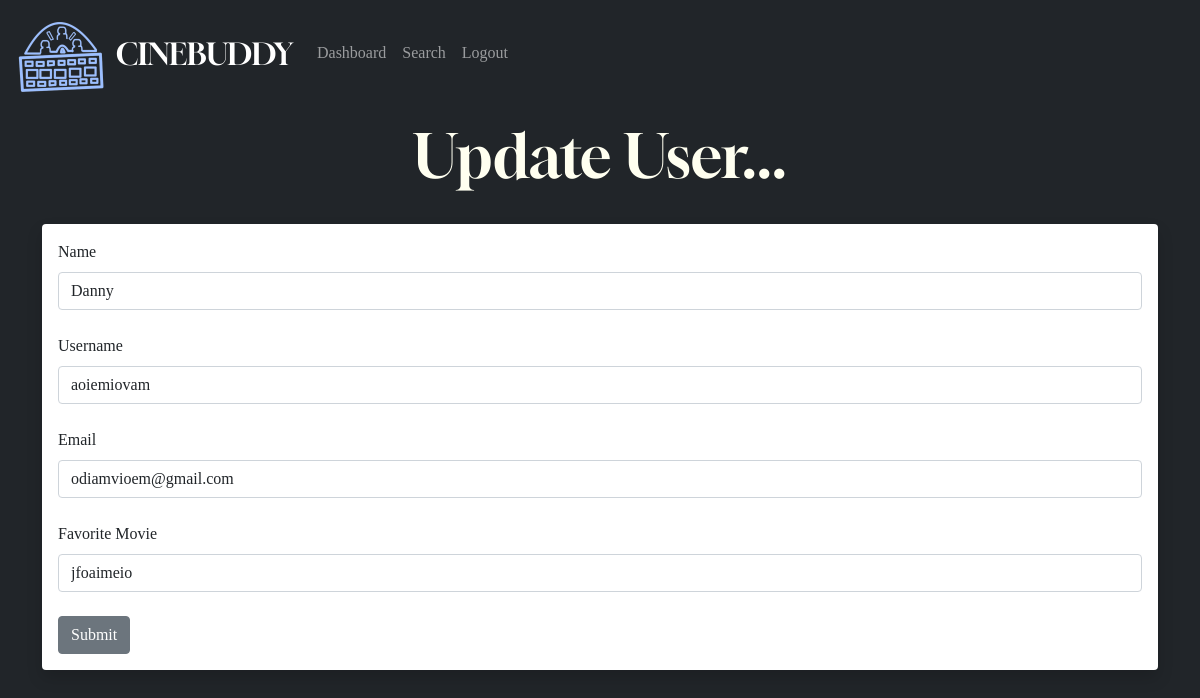
The page /update/2 (signed in) on the database its author committed.
### app.py (models this page shows, shortened)
class Users(db.Model, UserMixin):
    id = db.Column(db.Integer, primary_key=True)
    username = db.Column(db.String(20), nullable=False, unique=True)
    name = db.Column(db.String(200), nullable=False)
    email = db.Column(db.String(120), nullable=False, unique=True)
    favorite_movie = db.Column(db.String(120))
    about_author = db.Column(db.Text(), nullable=True)
    date_added = db.Column(db.DateTime, default=datetime.utcnow)
    profile_pic = db.Column(db.String(), nullable=True)
    password_hash = db.Column(db.String(128))
    posts = db.relationship('Posts', backref='poster')
    @property
    def password(self):
        raise AttributeError('password is not a readable attribute!')

### app.py (the view)
@app.route('/update/<int:id>', methods=['GET', 'POST'])
@login_required
def update(id):
    form = UserForm()
    name_to_update = Users.query.get_or_404(id)
    if request.method == "POST":
        name_to_update.name = request.form['name']
        name_to_update.email = request.form['email']
        name_to_update.favorite_movie = request.form['favorite_movie']
        name_to_update.password_hash = request.form['password_hash']
        name_to_update.username = request.form['username']
        try:
            db.session.commit()
            flash("User Updated Successfully!")
            return render_template("update.html",
                                   form=form,
                                   name_to_update=name_to_update, id=id)
        except:
            flash("Error!  Looks like there was a problem...try again!")
            return render_template("update.html",
                                   form=form,
                                   name_to_update=name_to_update,
                                   id=id)
    else:
        return render_template("update.html",
                               form=form,
                               name_to_update=name_to_update,
                               id=id)

### webforms.py
class UserForm(FlaskForm):
    name = StringField("Name", validators=[DataRequired()])
    username = StringField("Username", validators=[DataRequired()])
    email = StringField("Email", validators=[DataRequired()])
    favorite_movie = StringField("Favorite Movie")
    about_author = TextAreaField("About Author")
    password_hash = PasswordField('Password', validators=[DataRequired(), EqualTo(
        'password_hash2', message='Password Needs To Match!')])
    password_hash2 = PasswordField(
        'Confirm Password', validators=[DataRequired()])
    profile_pic = FileField("Profile Pic")
    submit = SubmitField("Submit")

class SearchForm(FlaskForm):
    searched = StringField("Searched", validators=[DataRequired()])
    password_hash = PasswordField('Password', validators=[DataRequired(), EqualTo(
        'password_hash2', message='Passwords Must Match!')])
    password_hash2 = PasswordField(
        'Confirm Password', validators=[DataRequired()])
    submit = SubmitField("Submit")

### app.py (called while the page is built)
@login_manager.user_loader
def load_user(user_id):
    return Users.query.get(int(user_id))

@app.context_processor
def base():
    form = SearchForm()
    return dict(form=form)

### templates/update.html (shortened to what this page needs)
{% extends 'base.html' %} {% block content %}
<h1>Update User...</h1>
<br />
<div class="shadow p-3 mb-5 bg-body rounded">
  <form action="/update/{{ name_to_update.id }}" method="POST">
    {{ form.hidden_tag() }} {{ form.name.label(class="form-label") }} {{
    form.name(class="form-control", value=name_to_update.name) }}
    <br />
    {{ form.username.label(class="form-label") }} {{
    form.username(class="form-control", value=name_to_update.username) }}
    <br />
    {{ form.email.label(class="form-label") }} {{
    form.email(class="form-control", value=name_to_update.email) }}
    <br />
    {{ form.favorite_movie.label(class="form-label") }} {{
    form.favorite_movie(class="form-control",
    value=name_to_update.favorite_movie) }}
    <br />
    {{ form.submit(class="btn btn-secondary") }}
  </form>
</div>
<br /><br /><br />
{% endblock %}

### static/css/style.css (style rules this page uses)
h1 { color: ivory; text-align: center; font-size:60px; font-family: Gloock; }
body { background: #212529; font-family: WorkSans; }

### rows shown on the page
Users: name "Danny", username "aoiemiovam", email "odiamvioem@gmail.com", favorite_movie "jfoaimeio"
